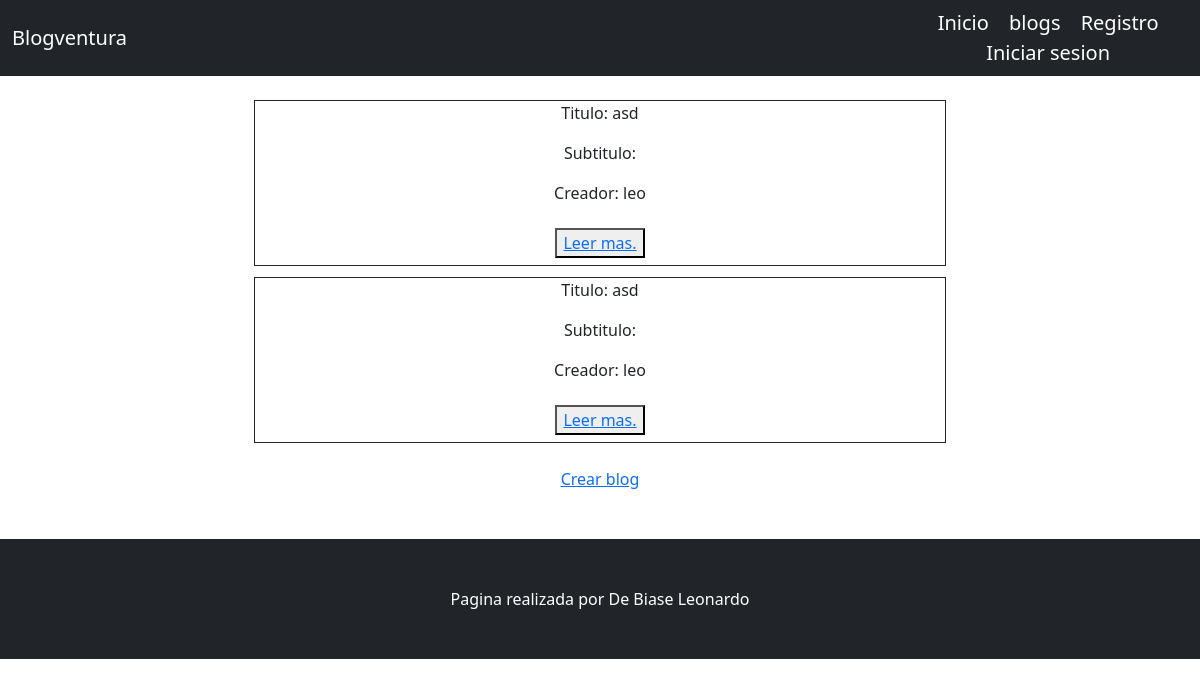
Before: /blogs with the older database file.
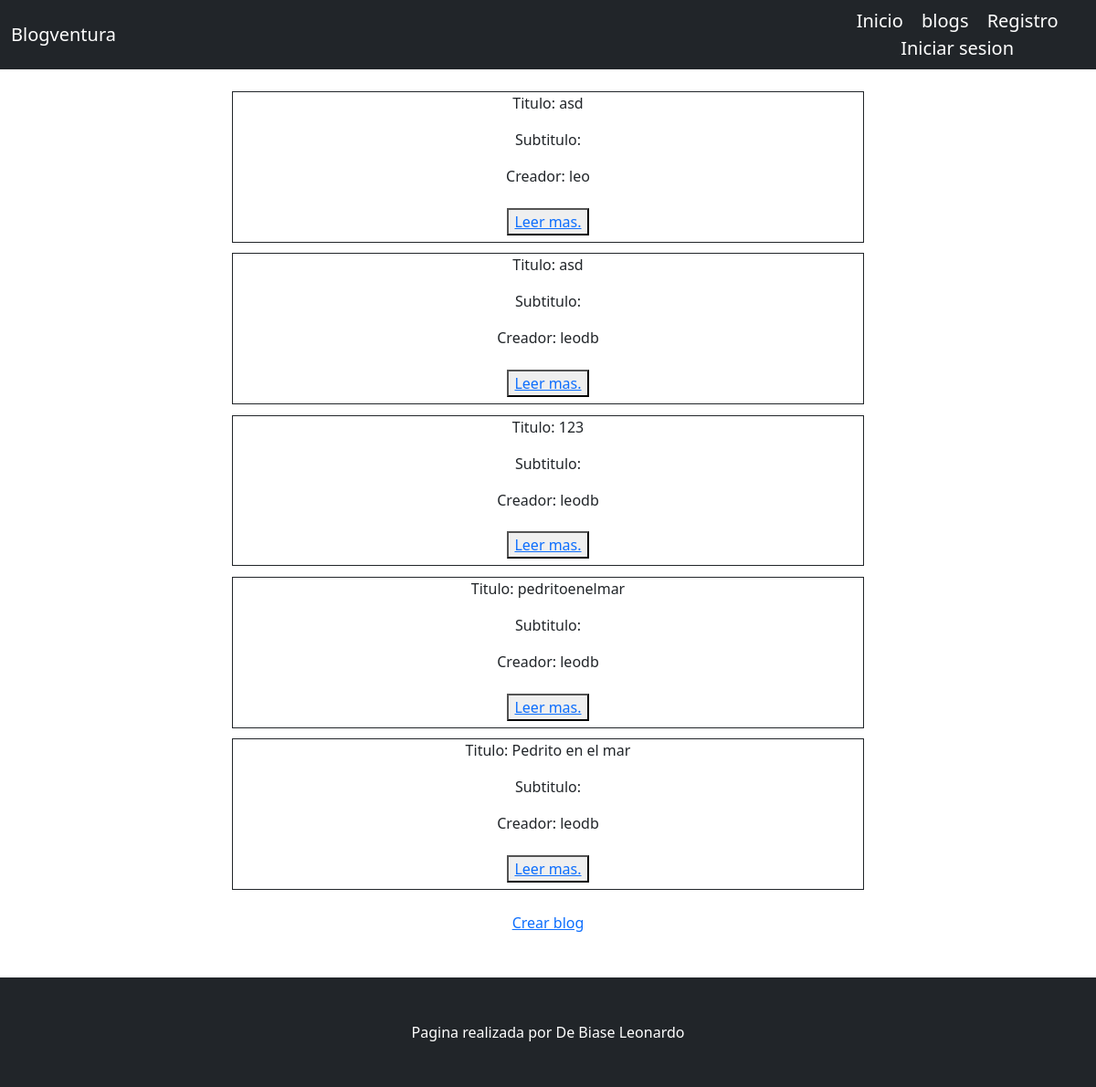
After: the same page with the newer database file.
### App/models.py (models this page shows, shortened)
class Blog(models.Model):
    titulo = models.CharField(max_length=40)
    creador = models.CharField(max_length=40,blank=True)
    contenido = RichTextField()
    creacion = models.DateField(auto_now=True)
    foto = models.ImageField(upload_to="avatars", null=True, blank = True)
    subtitulo = models.CharField(max_length=40)

### App/views.py (the view)
# urls.py: path("blogs", views.leerblogs, name="leerblogs"),
def leerblogs(request):
    avatares = Avatar.objects.filter(user_id=request.user.username)
    blogs = Blog.objects.all()
    if request.user.is_authenticated:
        if len(blogs) == 0:
            mensaje = "No hay blogs, disculpe las molestias. Para crear el primero ingrese al sigueinte link."
            return render(request, "App/noBLogs.html", {"mensaje": mensaje, "url": avatares[0].imagen.url})
        else:
            contexto = {"blogs":blogs, "url": avatares[0].imagen.url}
            return render (request, "App/blogs.html", contexto)
    else:
        if len(blogs) == 0:
            mensaje = "No hay blogs, disculpe las molestias. Inicia sesion o crea una cuenta para poder escribir tu blog!"
            return render(request, "App/noBLogs.html", {"mensaje": mensaje})
        else:
            contexto = {"blogs":blogs}
            return render (request, "App/blogs.html", contexto)

### App/templates/App/BLOGS.html
{% extends 'App/padre.html' %}
{% load static %}
{% block cambiante %}
<div style="margin: 2%;">
{% for p in blogs %}
    <li style="border-style: solid; border-width: 1px; list-style: none; margin: 1%; margin-left: 20%; margin-right: 20%;">
    <p> Titulo: {{p.titulo}}</p>
    <p> Subtitulo: {{p.subtitulo}}</p>
    <p> Creador: {{p.creador}}</p>
    {% if request.user.is_authenticated %}
    <div style="padding: 1%;">
    <button>
        <a href="{% url 'Borrarblog' p.id%}">Borrar</a>
    </button>
    <button>
        <a href="{% url 'Editarblog' p.id%}">editar</a>
    </button>
    <button>
        <a href="{% url 'Blogespecifico' p.id%}">Leer mas.</a>
    </button>
    </div>
    {% else %}
    <div style="padding: 1%;">
    <button>
        <a href="{% url 'Blogespecifico' p.id%}">Leer mas.</a>
    </button>
    </div>
    </li>
    {% endif %}
{% endfor %}
</div>
<div>
<p><a href="{% url 'Crear' %}">Crear blog</a></p>
</div>
{% endblock cambiante %}

### App/templates/App/padre.html (shortened to what this page needs)
<!DOCTYPE html>
<html lang="en">
    <head>
        {% load static %}
        <link href="{% static 'App/css/styles.css'%}" rel="stylesheet" />
    </head>
    <body>
        <nav class="navbar navbar-expand-lg navbar-dark bg-dark">
            <div class="container">
                <a class="navbar-brand" href="#!">Blogventura</a>
            </div>
                    <div>
                        <center>
                        {% if not request.user.is_authenticated %}
                            <a class="navbar-brand" href="{% url 'Inicio'%}">Inicio</a>
                            <a class="navbar-brand" href="{% url 'leerblogs'%}">blogs</a>
                            <a class="navbar-brand" href="{% url 'register'%}">Registro</a>
                            <a class="navbar-brand "  href="{% url 'login'%}">Iniciar sesion</a>
                        {% endif %}
                        </center>
                    </div>
        </nav>
        <center class="mb-5">
            {% block cambiante %}
            {% endblock cambiante %}
        </center>
        <footer class="py-5 bg-dark">
            <div class="container"><p class="m-0 text-center text-white">Pagina realizada por De Biase Leonardo</p></div>
        </footer>
    </body>
</html>

Changed rows visible on the page:
removed Blog: titulo "asd", creador "leo"
added Blog: titulo "asd", creador "leodb"
added Blog: titulo "123", creador "leodb"
added Blog: titulo "pedritoenelmar", creador "leodb"
added Blog: titulo "Pedrito en el mar", creador "leodb"
